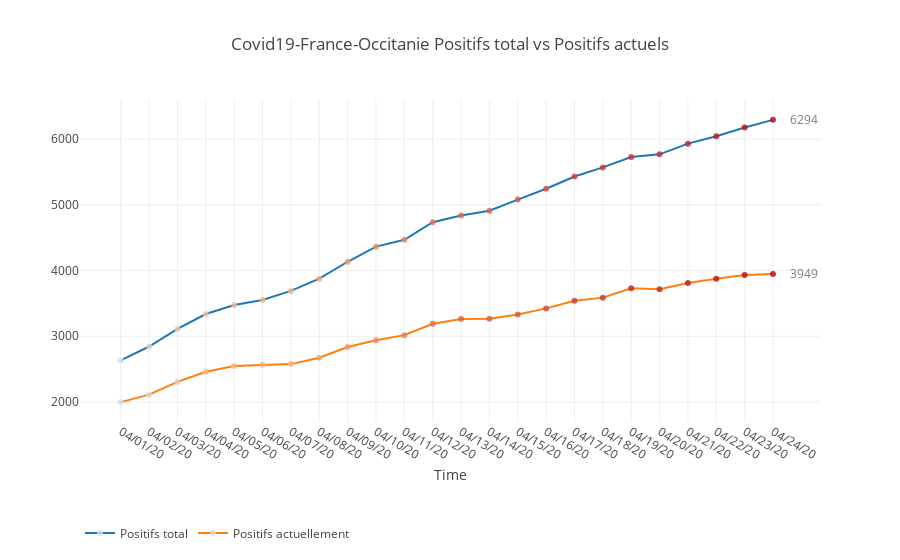

Notebook code for this chart:
### Code cell
trace1, annotations1 = create_2d_plot(plot_df=df, x_name="Date", y_name="Positifs total")
trace2, annotations2 = create_2d_plot(plot_df=df, x_name="Date", y_name="Positifs actuellement")

data = [trace1, trace2]

annotations = [annotations1[len(annotations1) - 1]] + [annotations2[len(annotations2) - 1]]

layout = go.Layout(
    title=f"Covid19-France-Occitanie Positifs total vs Positifs actuels",
    xaxis=dict(title="Time"),
    legend=dict(orientation="h", y = -0.3, yanchor="top"),
    annotations=annotations,
    showlegend=True,
) 
fig = go.Figure(data=data, layout=layout)
    
iplot(fig, filename="covid19-Occitanie")

### Figure 1 — Plotly figure (JSON) as saved in the notebook; plotly's stock layout.template omitted (floating-point values rounded to 4 significant figures)
{"data": [{"marker": {"color": [2633, 2844, 3112, 3338, 3476, 3553, 3690, 3877, 4134, 4364, 4468, 4735, 4838, 4911, 5080, 5246, 5431, 5570, 5727, 5769, 5932, 6045, 6177, 6294], "opacity": 0.8, "size": 6}, "mode": "lines+markers", "name": "Positifs total", "type": "scatter", "uid": "f7443b4b-ea4e-486a-b09a-fda16428346a", "x": ["04/01/20", "04/02/20", "04/03/20", "04/04/20", "04/05/20", "04/06/20", "04/07/20", "04/08/20", "04/09/20", "04/10/20", "04/11/20", "04/12/20", "04/13/20", "04/14/20", "04/15/20", "04/16/20", "04/17/20", "04/18/20", "04/19/20", "04/20/20", "04/21/20", "04/22/20", "04/23/20", "04/24/20"], "y": [2633, 2844, 3112, 3338, 3476, 3553, 3690, 3877, 4134, 4364, 4468, 4735, 4838, 4911, 5080, 5246, 5431, 5570, 5727, 5769, 5932, 6045, 6177, 6294]}, {"marker": {"color": [1997, 2111, 2305, 2459, 2546, 2566, 2576, 2672, 2837, 2940, 3017, 3190, 3261, 3268, 3332, 3424, 3540, 3588, 3731, 3715, 3811, 3874, 3931, 3949], "opacity": 0.8, "size": 6}, "mode": "lines+markers", "name": "Positifs actuellement", "type": "scatter", "uid": "6ab732e1-0294-4c01-9f65-b16a2a8ffd26", "x": ["04/01/20", "04/02/20", "04/03/20", "04/04/20", "04/05/20", "04/06/20", "04/07/20", "04/08/20", "04/09/20", "04/10/20", "04/11/20", "04/12/20", "04/13/20", "04/14/20", "04/15/20", "04/16/20", "04/17/20", "04/18/20", "04/19/20", "04/20/20", "04/21/20", "04/22/20", "04/23/20", "04/24/20"], "y": [1997, 2111, 2305, 2459, 2546, 2566, 2576, 2672, 2837, 2940, 3017, 3190, 3261, 3268, 3332, 3424, 3540, 3588, 3731, 3715, 3811, 3874, 3931, 3949]}], "layout": {"annotations": [{"opacity": 0.7, "showarrow": false, "text": "6294", "x": "04/24/20", "xanchor": "left", "xshift": 15, "y": 6294}, {"opacity": 0.7, "showarrow": false, "text": "3949", "x": "04/24/20", "xanchor": "left", "xshift": 15, "y": 3949}], "legend": {"orientation": "h", "y": -0.3, "yanchor": "top"}, "showlegend": true, "title": {"text": "Covid19-France-Occitanie Positifs total vs Positifs actuels"}, "xaxis": {"title": {"text": "Time"}}}}
